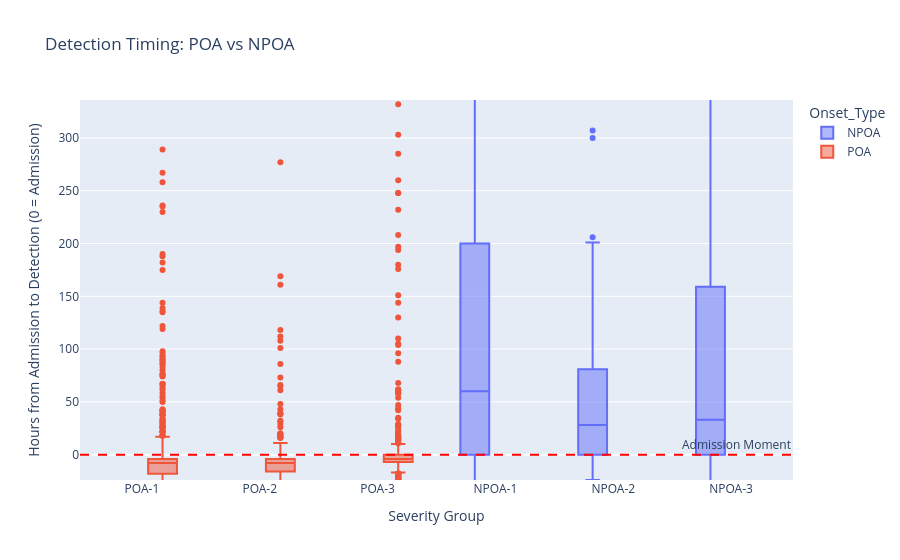

The cell this chart's notebook holds for it:
### Code cell
import polars as pl
import plotly.express as px

# -------------------------------------------------------------------------
# 1. PARSE THE SEPSIS CATEGORY
# -------------------------------------------------------------------------
# Extract "POA/NPOA" and "Severity Level" (1, 2, 3)
df_coded = df_all.select([
    "PAT_ENC_CSN_ID", "Sepsis_Category", "Admit_Time", "FLAG_DEATH_CLARITY"
]).unique().with_columns(
    # Extract Type (POA vs NPOA) - captures "POA" or "NPOA"
    pl.col("Sepsis_Category").str.extract(r"([A-Z]+)", 1).alias("Onset_Type"),
    
    # Extract Severity (1, 2, 3)
    pl.col("Sepsis_Category").str.extract(r"(\d+)", 1).cast(pl.Int32).alias("Severity_Level")
).filter(~pl.col("Sepsis_Category").str.contains("UPOA"))

# -------------------------------------------------------------------------
# 2. JOIN WITH CLINICAL TIME ZERO
# -------------------------------------------------------------------------
df_comparison = df_coded.join(
    df_suspected_infection, 
    on="PAT_ENC_CSN_ID",
    how="inner"
).with_columns(
    # METRIC: Hours relative to Admission
    # Negative values = Suspected in ER before Admission (Typical for POA)
    # Positive values = Suspected after Admission (Typical for NPOA)
    ((pl.col("Suspected_Infection_Time") - pl.col("Admit_Time")).dt.total_hours()).alias("Hours_from_Admit_to_Suspicion")
)

# Filter for BOTH POA and NPOA (Severity 1-3)
# We remove extreme outliers (> 1000 hours) for readability
df_plot = df_comparison.filter(
    (pl.col("Severity_Level").is_in([1, 2, 3])) &
    (pl.col("Hours_from_Admit_to_Suspicion") < 1000) & 
    (pl.col("Hours_from_Admit_to_Suspicion") > -100) # Exclude extreme data errors in pre-admit timing
).to_pandas()

# -------------------------------------------------------------------------
# 3. VISUALIZATION: POA vs NPOA DETECTION TIMING
# -------------------------------------------------------------------------
fig_box = px.box(
    df_plot, 
    x="Sepsis_Category", 
    y="Hours_from_Admit_to_Suspicion",
    color="Onset_Type", # Different colors for POA vs NPOA
    title="Detection Timing: POA vs NPOA",
    labels={
        "Hours_from_Admit_to_Suspicion": "Hours from Admission to Detection (0 = Admission)", 
        "Sepsis_Category": "Severity Group"
    },
    # Force the logical order: POA 1->3, then NPOA 1->3
    category_orders={
        "Sepsis_Category": ["POA-1", "POA-2", "POA-3", "NPOA-1", "NPOA-2", "NPOA-3"]
    }
)

# Add a reference line at Admission Time (0)
fig_box.add_hline(y=0, line_dash="dash", line_color="red", annotation_text="Admission Moment")

# Update range to focus on the first 2 weeks (approx -24h to +336h)
fig_box.update_yaxes(range=[-24, 336]) 
fig_box.show()

# -------------------------------------------------------------------------
# 4. SUMMARY TABLE
# -------------------------------------------------------------------------
print("Mortality & Detection Timing by Category (POA vs NPOA):")
print(
    df_comparison.group_by("Sepsis_Category")
    .agg([
        pl.count().alias("Count"),
        pl.col("FLAG_DEATH_CLARITY").sum().alias("Deaths"),
        (pl.col("FLAG_DEATH_CLARITY").mean() * 100).round(1).alias("Mortality_%"),
        pl.col("Hours_from_Admit_to_Suspicion").median().round(1).alias("Median_Hours_to_Detection")
    ])
    .sort("Sepsis_Category")
)

### Figure 1 — Plotly figure (JSON) as saved in the notebook; plotly's stock layout.template omitted (floating-point values rounded to 4 significant figures; data arrays with more than 128 entries replaced by an {"elided": "..."} marker saying what was removed)
{"data": [{"alignmentgroup": "True", "hovertemplate": "Onset_Type=NPOA<br>Severity Group=%{x}<br>Hours from Admission to Detection (0 = Admission)=%{y}<extra></extra>", "legendgroup": "NPOA", "marker": {"color": "#636efa"}, "name": "NPOA", "notched": false, "offsetgroup": "NPOA", "orientation": "v", "showlegend": true, "type": "box", "x": {"elided": "533 str values"}, "x0": " ", "xaxis": "x", "y": {"elided": "533 int values"}, "y0": " ", "yaxis": "y"}, {"alignmentgroup": "True", "hovertemplate": "Onset_Type=POA<br>Severity Group=%{x}<br>Hours from Admission to Detection (0 = Admission)=%{y}<extra></extra>", "legendgroup": "POA", "marker": {"color": "#EF553B"}, "name": "POA", "notched": false, "offsetgroup": "POA", "orientation": "v", "showlegend": true, "type": "box", "x": {"elided": "2983 str values"}, "x0": " ", "xaxis": "x", "y": {"elided": "2983 int values"}, "y0": " ", "yaxis": "y"}], "layout": {"annotations": [{"showarrow": false, "text": "Admission Moment", "x": 1, "xanchor": "right", "xref": "x domain", "y": 0, "yanchor": "bottom", "yref": "y"}], "boxmode": "group", "legend": {"title": {"text": "Onset_Type"}, "tracegroupgap": 0}, "shapes": [{"line": {"color": "red", "dash": "dash"}, "type": "line", "x0": 0, "x1": 1, "xref": "x domain", "y0": 0, "y1": 0, "yref": "y"}], "title": {"text": "Detection Timing: POA vs NPOA"}, "xaxis": {"anchor": "y", "categoryarray": ["POA-1", "POA-2", "POA-3", "NPOA-1", "NPOA-2", "NPOA-3"], "categoryorder": "array", "domain": [0, 1], "title": {"text": "Severity Group"}}, "yaxis": {"anchor": "x", "domain": [0, 1], "range": [-24, 336], "title": {"text": "Hours from Admission to Detection (0 = Admission)"}}}}
